Frame 1 (no input): blank canvas, image omitted
Frame 60 (the mouse pressed at the canvas centre just before this capture): blank canvas, image omitted
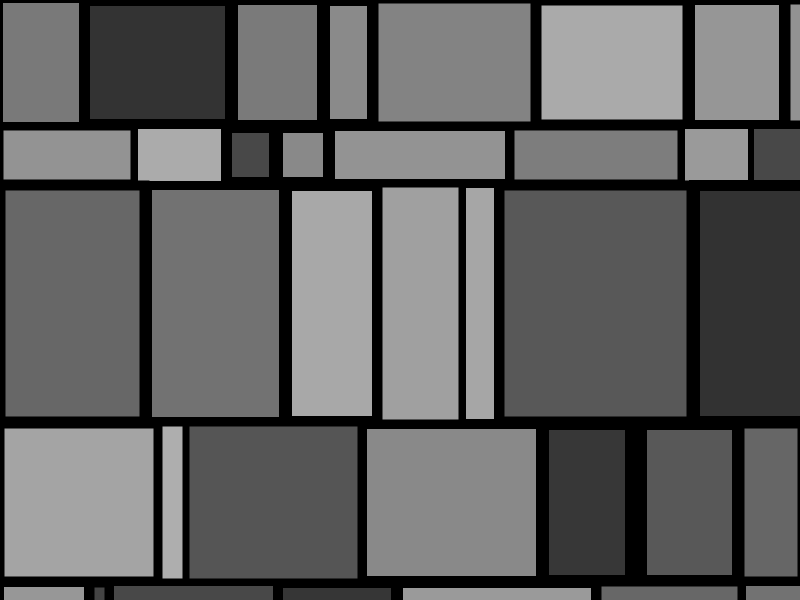
Frame 120 (the mouse held since frame 60 and released just before this capture)

The Processing sketch whose frames 1 and 60 were blank and that drew this single picture after the mouse press (run headless with seeded random() and noise(); from frame 60 on, the mouse is pressed at the canvas centre):

// Processing sketch: zrn_homework_of_week3
// ── zrn_homework_of_week3.pde
float line1Size = 0;
float line2Size = 0;
int Width = 800;
int Height = 600;

void setup (){
  size (800,600);
  background(255);
}

void monDrian(){
   for(int line1 = 0; line1 < Height ; line1 += line1Size + 3) {
    line1Size = random(4, Width/3);
    for(int line2 = 0; line2 <Width; line2 += line2Size + 3) {
      line2Size = random(4, Height/3);
     
      rect(line2, line1, line2Size, line1Size);
      stroke(0);
      int a = int (random(3,12));
      strokeWeight(a);
      int c = int (random(50,175));
      fill(c);
      stroke(0);
    
    }
  }
}

void draw(){
  if (mousePressed){
    monDrian();
 }
}
